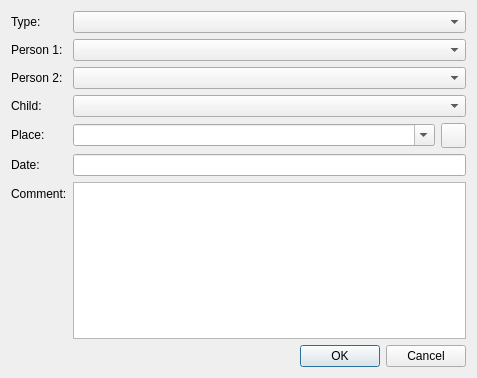
<?xml version="1.0" encoding="UTF-8"?>
<ui version="4.0">
 <class>RelationDialog</class>
 <widget class="QDialog" name="RelationDialog">
  <property name="geometry">
   <rect>
    <x>0</x>
    <y>0</y>
    <width>477</width>
    <height>378</height>
   </rect>
  </property>
  <property name="windowTitle">
   <string>Dialog</string>
  </property>
  <layout class="QFormLayout" name="formLayout">
   <item row="0" column="0">
    <widget class="QLabel" name="typeLabel">
     <property name="text">
      <string>Type:</string>
     </property>
     <property name="buddy">
      <cstring>type</cstring>
     </property>
    </widget>
   </item>
   <item row="0" column="1">
    <widget class="QComboBox" name="type"/>
   </item>
   <item row="1" column="0">
    <widget class="QLabel" name="person1Label">
     <property name="text">
      <string>Person 1:</string>
     </property>
     <property name="buddy">
      <cstring>person1</cstring>
     </property>
    </widget>
   </item>
   <item row="1" column="1">
    <widget class="QComboBox" name="person1"/>
   </item>
   <item row="5" column="0">
    <widget class="QLabel" name="placeLabel">
     <property name="text">
      <string>Place:</string>
     </property>
     <property name="buddy">
      <cstring>place</cstring>
     </property>
    </widget>
   </item>
   <item row="5" column="1">
    <layout class="QHBoxLayout" name="horizontalLayout">
     <item>
      <widget class="QComboBox" name="place">
       <property name="editable">
        <bool>true</bool>
       </property>
       <property name="insertPolicy">
        <enum>QComboBox::NoInsert</enum>
       </property>
      </widget>
     </item>
     <item>
      <widget class="QPushButton" name="btnAddPlace">
       <property name="minimumSize">
        <size>
         <width>25</width>
         <height>25</height>
        </size>
       </property>
       <property name="maximumSize">
        <size>
         <width>25</width>
         <height>25</height>
        </size>
       </property>
       <property name="toolTip">
        <string>Add place</string>
       </property>
       <property name="icon">
        <iconset theme="list-add">
         <normaloff/>
        </iconset>
       </property>
      </widget>
     </item>
    </layout>
   </item>
   <item row="6" column="0">
    <widget class="QLabel" name="dateLabel">
     <property name="text">
      <string>Date:</string>
     </property>
     <property name="buddy">
      <cstring>date</cstring>
     </property>
    </widget>
   </item>
   <item row="6" column="1">
    <widget class="QLineEdit" name="date">
     <property name="readOnly">
      <bool>true</bool>
     </property>
    </widget>
   </item>
   <item row="7" column="0">
    <widget class="QLabel" name="commentLabel">
     <property name="text">
      <string>Comment:</string>
     </property>
     <property name="buddy">
      <cstring>comment</cstring>
     </property>
    </widget>
   </item>
   <item row="7" column="1">
    <widget class="QPlainTextEdit" name="comment"/>
   </item>
   <item row="8" column="0" colspan="2">
    <widget class="QDialogButtonBox" name="buttonBox">
     <property name="orientation">
      <enum>Qt::Horizontal</enum>
     </property>
     <property name="standardButtons">
      <set>QDialogButtonBox::Cancel|QDialogButtonBox::Ok</set>
     </property>
    </widget>
   </item>
   <item row="3" column="0">
    <widget class="QLabel" name="childLabel">
     <property name="text">
      <string>Child:</string>
     </property>
     <property name="buddy">
      <cstring>child</cstring>
     </property>
    </widget>
   </item>
   <item row="3" column="1">
    <widget class="QComboBox" name="child"/>
   </item>
   <item row="2" column="1">
    <widget class="QComboBox" name="person2"/>
   </item>
   <item row="2" column="0">
    <widget class="QLabel" name="person2Label">
     <property name="text">
      <string>Person 2:</string>
     </property>
     <property name="buddy">
      <cstring>person2</cstring>
     </property>
    </widget>
   </item>
  </layout>
 </widget>
 <tabstops>
  <tabstop>type</tabstop>
  <tabstop>person1</tabstop>
  <tabstop>person2</tabstop>
  <tabstop>child</tabstop>
  <tabstop>place</tabstop>
  <tabstop>btnAddPlace</tabstop>
  <tabstop>date</tabstop>
  <tabstop>comment</tabstop>
  <tabstop>buttonBox</tabstop>
 </tabstops>
 <resources/>
 <connections>
  <connection>
   <sender>buttonBox</sender>
   <signal>accepted()</signal>
   <receiver>RelationDialog</receiver>
   <slot>accept()</slot>
   <hints>
    <hint type="sourcelabel">
     <x>248</x>
     <y>254</y>
    </hint>
    <hint type="destinationlabel">
     <x>157</x>
     <y>274</y>
    </hint>
   </hints>
  </connection>
  <connection>
   <sender>buttonBox</sender>
   <signal>rejected()</signal>
   <receiver>RelationDialog</receiver>
   <slot>reject()</slot>
   <hints>
    <hint type="sourcelabel">
     <x>316</x>
     <y>260</y>
    </hint>
    <hint type="destinationlabel">
     <x>286</x>
     <y>274</y>
    </hint>
   </hints>
  </connection>
 </connections>
</ui>
